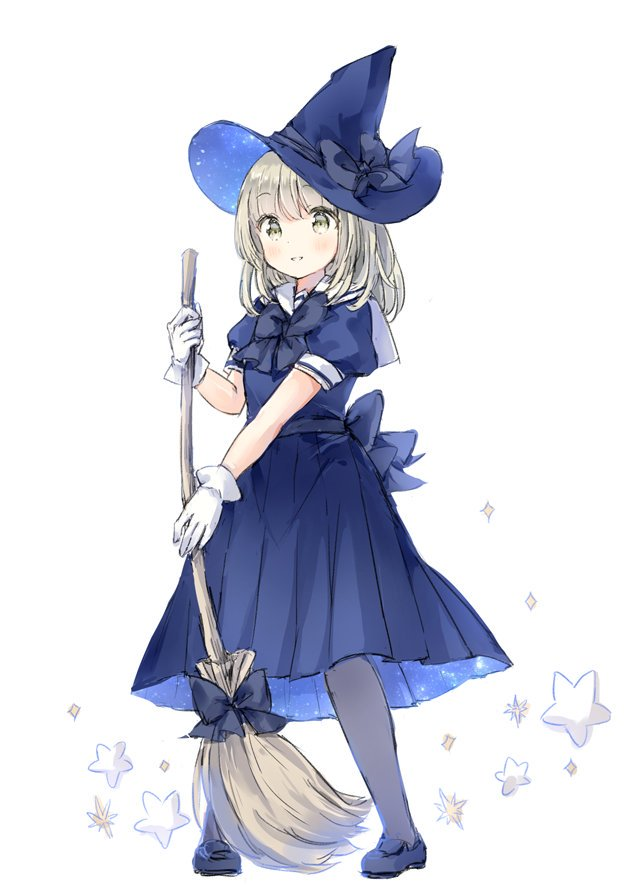
#> input picture img/img1.jpg, 627 x 885 px
$ python detect.py img/img1.jpg
#> lines starting #> are read from the running program, lines starting #| are printed output that depends on the picture; after the words box and inside, x2 and y2 are one past the last pixel; in counts of white or black regions, pixels touching at a corner belong together
import cv2
import sys
import os.path

def detect(filename, cascade_file = "lbpcascade_animeface.xml"):
#> called with filename = 'img/img1.jpg', cascade_file = 'lbpcascade_animeface.xml'
    if not os.path.isfile(cascade_file):
        raise RuntimeError("%s: not found" % cascade_file)

    cascade = cv2.CascadeClassifier(cascade_file)
    image = cv2.imread(filename, cv2.IMREAD_COLOR)
#> image is the input picture: shape (885, 627, 3); mean B, G, R 224.3, 213.2, 211.1
    gray = cv2.cvtColor(image, cv2.COLOR_BGR2GRAY)
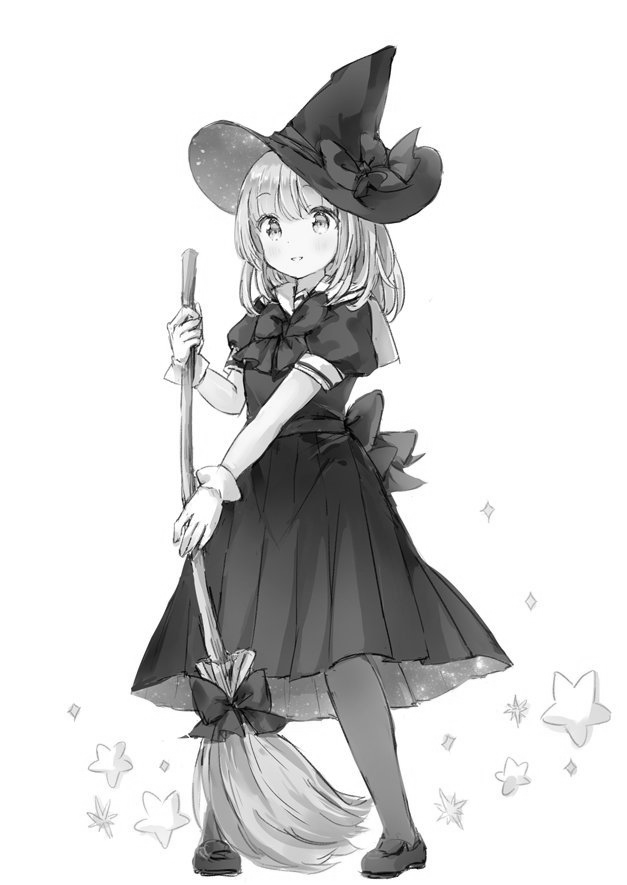
#> gray: shape (885, 627); min 1, max 255, mean 213.8
    gray = cv2.equalizeHist(gray)
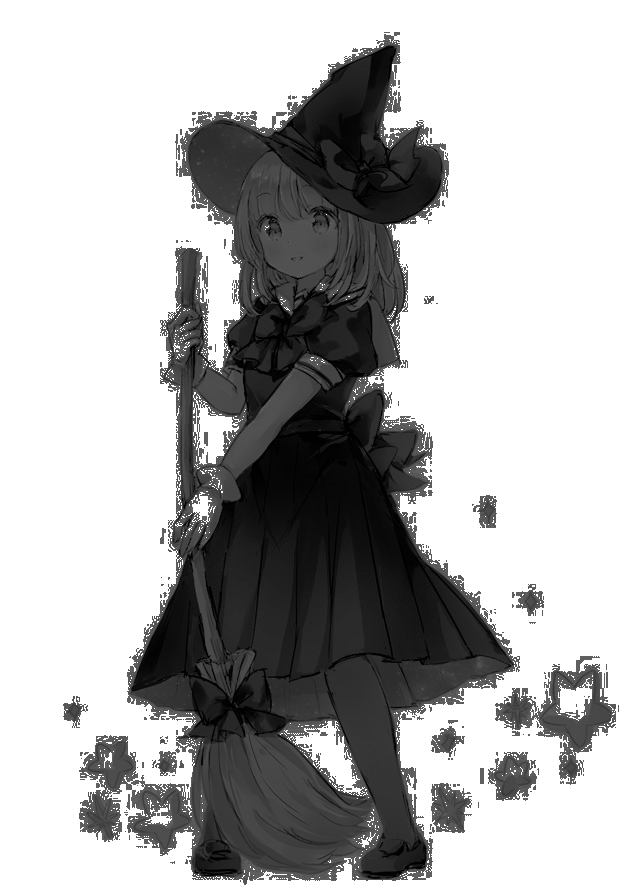
#> gray: shape (885, 627); min 0, max 255, mean 178

    faces = cascade.detectMultiScale(gray,
                                     # detector options
                                     scaleFactor = 1.1,
                                     minNeighbors = 5,
                                     minSize = (24, 24))
#> faces = [[236, 177, 126, 126]]
    for (x, y, w, h) in faces:
        cv2.rectangle(image, (x, y), (x + w, y + h), (0, 0, 255), 2)
#> this loop made 1 pass
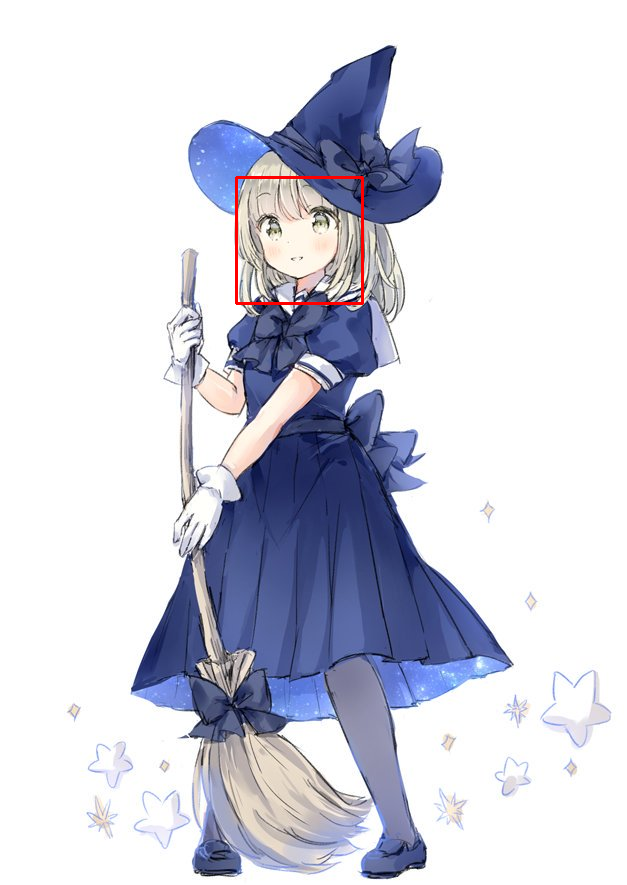
#> image: shape (885, 627, 3); 0.27% of pixels changed, all inside (x1, y1, x2, y2) = (235, 176, 364, 305)

    cv2.imshow("AnimeFaceDetect", image)
    cv2.waitKey(0)
    cv2.imwrite("out.png", image)

if len(sys.argv) != 2:
    sys.stderr.write("usage: detect.py <filename>\n")
    sys.exit(-1)

detect(sys.argv[1])
